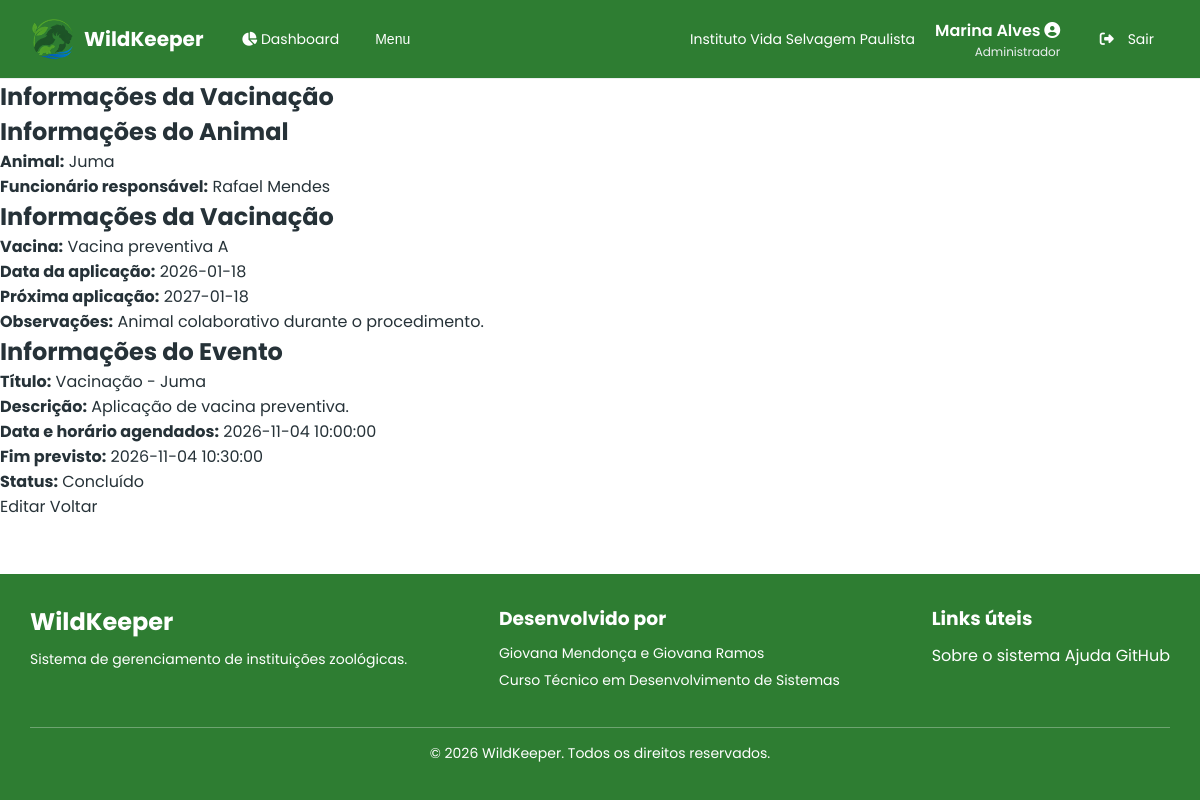
Page /src/vacinas/mostrar_vacina.php?id=2 (signed in) on the committed database.
### tables this page shows
CREATE TABLE

    IF NOT EXISTS vacinas (

        id INT PRIMARY KEY AUTO_INCREMENT,

        nome_vacina VARCHAR(50) NOT NULL,

        data_aplicacao DATE NOT NULL,

        proxima_aplicacao DATE DEFAULT NULL,

        observacoes TEXT DEFAULT NULL,

        evento_id INT NOT NULL UNIQUE,

        FOREIGN KEY (evento_id) REFERENCES eventos (id),

        created_at TIMESTAMP DEFAULT CURRENT_TIMESTAMP,

        updated_at TIMESTAMP DEFAULT CURRENT_TIMESTAMP ON UPDATE CURRENT_TIMESTAMP

    );

CREATE TABLE

    IF NOT EXISTS animais (

        id INT PRIMARY KEY AUTO_INCREMENT,

        nome VARCHAR(100) NOT NULL,

        sexo ENUM ('Masculino', 'Feminino', 'Indeterminado'),

        data_nascimento DATE DEFAULT NULL,

        data_chegada DATE DEFAULT NULL,

        peso DECIMAL(10, 3) NOT NULL,  

        altura DECIMAL(10, 3) NOT NULL,  

        microchip VARCHAR(20) NOT NULL UNIQUE,

        observacoes TEXT,

        especie_id INT NOT NULL,

        habitat_id INT NOT NULL,

        status_id INT NOT NULL,

        saude_status_id INT NOT NULL,

        instituicao_id INT NOT NULL,

        FOREIGN KEY (especie_id) REFERENCES especies (id),

        FOREIGN KEY (habitat_id) REFERENCES habitats (id),

        FOREIGN KEY (status_id) REFERENCES status_animais (id),

        FOREIGN KEY (saude_status_id) REFERENCES saude_status (id),

        FOREIGN KEY (instituicao_id) REFERENCES instituicoes (id),

        created_at TIMESTAMP DEFAULT CURRENT_TIMESTAMP,

        updated_at TIMESTAMP DEFAULT CURRENT_TIMESTAMP ON UPDATE CURRENT_TIMESTAMP

    );

CREATE TABLE

    IF NOT EXISTS users (

        id INT PRIMARY KEY AUTO_INCREMENT,

        nome VARCHAR(100) NOT NULL,

        cpf VARCHAR(14) NOT NULL UNIQUE,

        data_nascimento DATE NOT NULL,

        genero ENUM (

            'Masculino',

            'Feminino',

            'Não-binário',

            'Outro',

            'Prefiro não informar'

        ) NOT NULL,

        telefone VARCHAR(20) NOT NULL UNIQUE,

        email VARCHAR(100) NOT NULL UNIQUE,

        senha_hash VARCHAR(255) NOT NULL,

        cargo_id INT NOT NULL,

        status ENUM ('Ativo', 'Férias', 'Afastado', 'Desligado') DEFAULT 'Ativo',

        instituicao_id INT NOT NULL,

        FOREIGN KEY (cargo_id) REFERENCES cargos (id),

        FOREIGN KEY (instituicao_id) REFERENCES instituicoes (id),

        created_at TIMESTAMP DEFAULT CURRENT_TIMESTAMP,

        updated_at TIMESTAMP DEFAULT CURRENT_TIMESTAMP ON UPDATE CURRENT_TIMESTAMP

    );

CREATE TABLE

    IF NOT EXISTS eventos (

        id INT PRIMARY KEY AUTO_INCREMENT,

        titulo VARCHAR(255) NOT NULL,

        descricao TEXT,

        tipo ENUM (

            'Consulta',

            'Vacinação',
'Manutenção',

            'Transferência',

            'Outro'

        ) NOT NULL,

        data_inicio DATETIME NOT NULL,

        data_fim DATETIME NOT NULL,

        animal_id INT DEFAULT NULL,

        habitat_id INT DEFAULT NULL,

        funcionario_id INT NOT NULL,

        status ENUM (

            'Agendado',

            'Em andamento',

            'Concluído',

            'Cancelado'

        ) NOT NULL DEFAULT 'Agendado',

        instituicao_id INT NOT NULL,

        FOREIGN KEY (animal_id) REFERENCES animais (id),

        FOREIGN KEY (habitat_id) REFERENCES habitats (id),

        FOREIGN KEY (funcionario_id) REFERENCES users (id),

        FOREIGN KEY (instituicao_id) REFERENCES instituicoes (id),
        CONSTRAINT chk_eventos_associacoes CHECK (
            (tipo IN ('Consulta', 'Vacinação') AND animal_id IS NOT NULL)
            OR (tipo = 'Manutenção' AND habitat_id IS NOT NULL)
            OR (tipo = 'Transferência' AND animal_id IS NOT NULL AND habitat_id IS NOT NULL)
            OR (tipo = 'Outro')
        ),

        created_at TIMESTAMP DEFAULT CURRENT_TIMESTAMP,

        updated_at TIMESTAMP DEFAULT CURRENT_TIMESTAMP ON UPDATE CURRENT_TIMESTAMP

    );

### src/vacinas/mostrar_vacina.php (the view, shortened to what this page needs)
<?php
include "../includes/autenticacao.php";
$instituicao_id = $_SESSION['instituicao_id'];
$id = trim($_GET['id'] ?? '');
$sql = "SELECT
    vacinas.id,
    vacinas.nome_vacina,
    vacinas.data_aplicacao,
    vacinas.proxima_aplicacao,
    vacinas.observacoes,
    eventos.id AS evento_id,
    eventos.titulo,
    eventos.descricao,
    eventos.data_inicio,
    eventos.data_fim,
    eventos.status,
    animais.id AS animal_id,
    animais.nome AS animal_nome,
    users.id AS funcionario_id,
    users.nome AS funcionario_nome
FROM vacinas
INNER JOIN eventos ON vacinas.evento_id = eventos.id
INNER JOIN animais ON eventos.animal_id = animais.id
INNER JOIN users ON eventos.funcionario_id = users.id
WHERE vacinas.id = ?
AND eventos.instituicao_id = ?";
$stmt = $conexao->prepare($sql);
$stmt->bind_param("ii", $id, $instituicao_id);
$stmt->execute();
$result = $stmt->get_result();
$vacina = $result->fetch_assoc();
?>
<!DOCTYPE html>
<html lang="pt-BR">
<head>
    <link rel="stylesheet" href="../../assets/css/reset.css">
    <link rel="stylesheet" href="../../assets/css/dashboard_global.css">
    <link rel="stylesheet" href="https://cdnjs.cloudflare.com/ajax/libs/font-awesome/6.7.2/css/all.min.css">
</head>
<body>
    <?php include "../includes/dashboard-header.php" ?>
    <main>
        <section>
            <h1>Informações da Vacinação</h1>
            <article>
                <h2>Informações do Animal</h2>
                <p>
                    <strong>Animal:</strong>
                    <?= htmlspecialchars($vacina['animal_nome']) ?>
                </p>
                <p>
                    <strong>Funcionário responsável:</strong>
                    <?= htmlspecialchars($vacina['funcionario_nome']) ?>
                </p>
            </article>
            <article>
                <h2>Informações da Vacinação</h2>
                <p>
                    <strong>Vacina:</strong>
                    <?= htmlspecialchars($vacina['nome_vacina']) ?>
                </p>
                <p>
                    <strong>Data da aplicação:</strong>
                    <?= htmlspecialchars($vacina['data_aplicacao']) ?>
                </p>
                <p>
                    <strong>Próxima aplicação:</strong>
                    <?= htmlspecialchars($vacina['proxima_aplicacao'] ?? 'Não possui') ?>
                </p>
                <p>
                    <strong>Observações:</strong>
                    <?= !empty($vacina['observacoes']) ? nl2br(htmlspecialchars($vacina['observacoes'])) : 'Nenhuma observação.' ?>
                </p>
            </article>
            <article>
                <h2>Informações do Evento</h2>
                <p>
                    <strong>Título:</strong>
                    <?= htmlspecialchars($vacina['titulo']) ?>
                </p>
                <?php if (!empty($vacina['descricao'])): ?>
                    <p>
                        <strong>Descrição:</strong>
                        <?= nl2br(htmlspecialchars($vacina['descricao'])) ?>
                    </p>
                <?php endif; ?>
                <p>
                    <strong>Data e horário agendados:</strong>
                    <?= htmlspecialchars($vacina['data_inicio']) ?>
                </p>
                <?php if (!empty($vacina['data_fim'])): ?>
                    <p>
                        <strong>Fim previsto:</strong>
                        <?= htmlspecialchars($vacina['data_fim']) ?>
                    </p>
                <?php endif; ?>
                <p>
                    <strong>Status:</strong>
                    <?= htmlspecialchars($vacina['status']) ?>
                </p>
            </article>
            <a href="editar_vacina.php?id=<?= htmlspecialchars($vacina['id']) ?>">
                Editar
            </a>
            <a href="index.php">
                Voltar
            </a>
        </section>
    </main>
    <?php include "../includes/dashboard-footer.php" ?>
</body>
</html>

### rows in the picture
vacinas: animais.nome "Juma", users.nome "Rafael Mendes", nome_vacina "Vacina preventiva A", data_aplicacao "2026-01-18", proxima_aplicacao "2027-01-18", observacoes "Animal colaborativo durante o procedimento.", evento.titulo "Vacinação - Juma", evento.descricao "Aplicação de vacina preventiva.", evento.data_inicio "2026-11-04 10:00:00", evento.data_fim "2026-11-04 10:30:00", evento.status "Concluído"

### other values in the picture
$_SESSION['instituicao_nome'] "Instituto Vida Selvagem Paulista"
$_SESSION['nome'] "Marina Alves"
$_SESSION['cargo_nome'] "Administrador"
